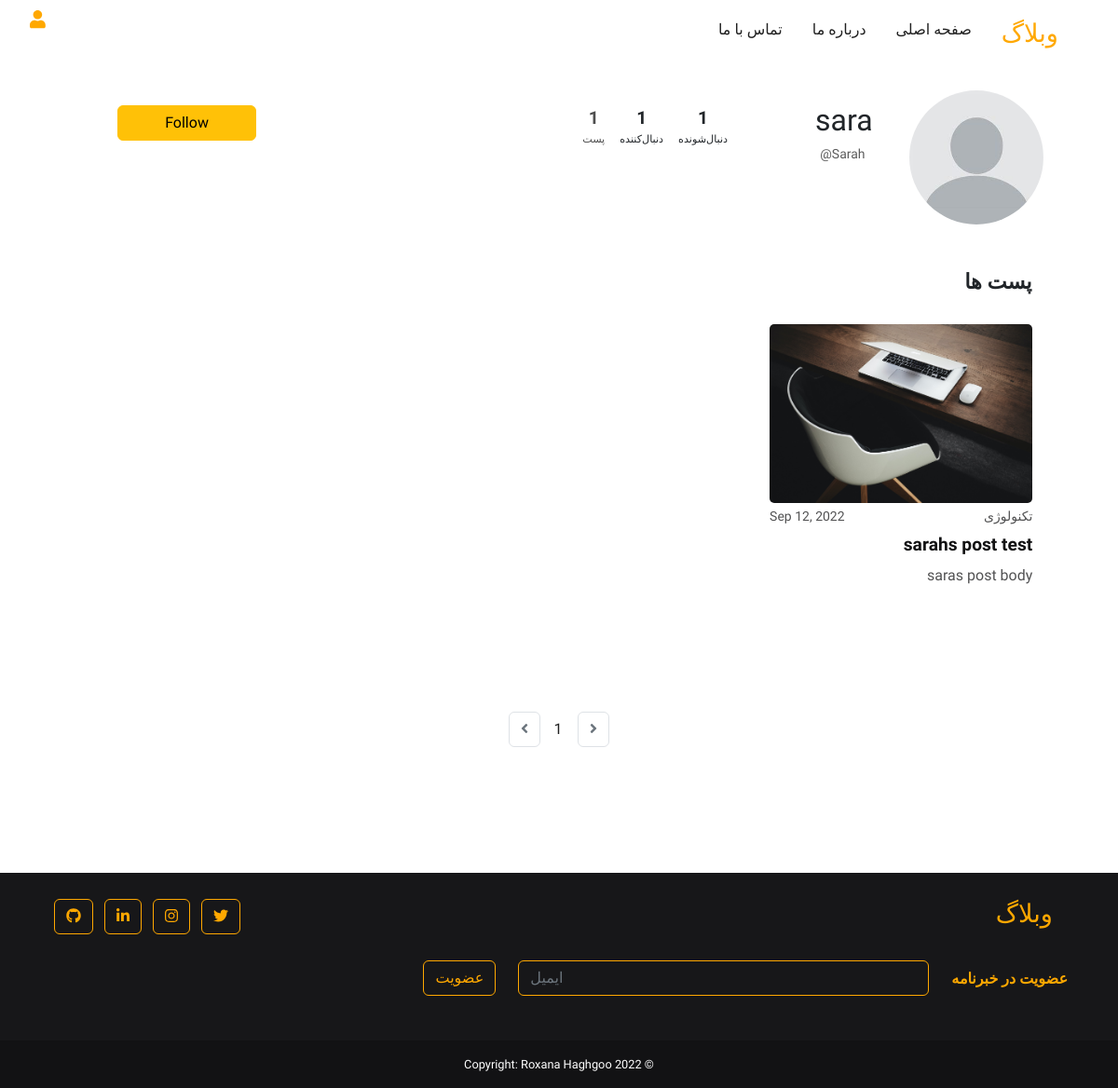
The page /profile/Sarah on the database as committed earlier.
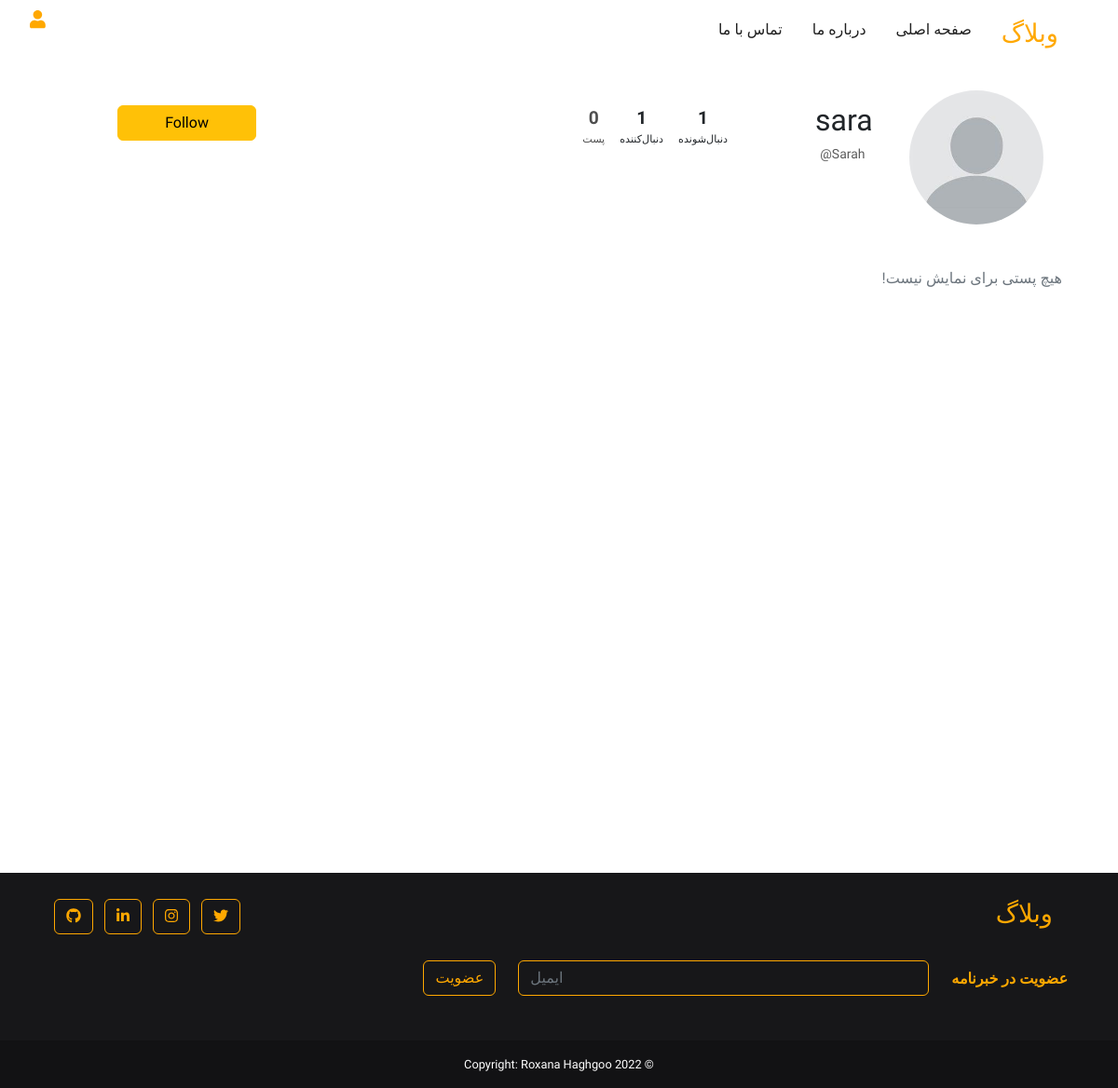
The same page on the database as committed later.
### Blog/models.py (models this page shows, shortened)
class Post(models.Model):
    CATEGORY = (
			('سفر', 'سفر'),
			('سرگرمی', 'سرگرمی'),
            ('تکنولوژی', 'تکنولوژی'),
            ('محیط زیست', 'محیط زیست'),
            ('زیبایی و پوشاک','زیبایی و پوشاک'),
            ('سلامتی','سلامتی'),
			)
    author = models.ForeignKey(User,
            on_delete=models.CASCADE,
            related_name='blog_posts')
    title = models.CharField(max_length=500)
    body = RichTextField(blank=True, null=True)
    date = models.DateTimeField(default = timezone.now)
    image = models.ImageField(upload_to ='uplodes',blank = False)
    category = models.CharField(max_length=200, choices=CATEGORY)
    likes = ManyToManyField(User, related_name='post_like', blank=True)

### Blog/views.py (the view)
# urls.py: path('profile/<str:pk>',views.user_profile, name='profile'),
def user_profile(request,pk):
    author = User.objects.get(username = pk)
    posts = Post.objects.filter(author = author).order_by('-date')
    followings = Followers.objects.get(user = author).another_user.all()
    followers = Followers.objects.filter(another_user = author)
    followers_id = Followers.objects.filter(another_user = author).values_list('user',flat='true')
    p = Paginator(posts, 6)
    page_number = request.GET.get('page')
    try:
        page_obj = p.get_page(page_number)
    except PageNotAnInteger:
        page_obj = p.page(1)
    except EmptyPage:
        page_obj = p.page(p.num_pages)
    return render(request, 'Blog/profile.html', {'page_obj': page_obj, 'user': author,
    'followings':followings, 'followers': followers, 'posts':posts, "followers_id" : followers_id  })

### Blog/models.py (called while the page is built)
    def __str__(self):
        return self.user.username

### Blog/templates/Blog/profile.html (shortened to what this page needs)
{% extends "Blog/index.html" %}
{% load static %}
{% block style %}
<link rel="stylesheet" href="{% static 'Blog/css/profile.css' %}" />
{% endblock %}
{% block contact %}
<div class="contant">
  <div class="profile-head me-1 px-3 mb-2">
    {% if user.profile.profile_pic %}
    <img class="profile-img" src="{{user.profile.profile_pic.url}}" alt="" />
    {% else %}
    <img class="profile-img" src="/media/uplodes/profiles/default-profile-pic.jpg" alt="" />
    {% endif %}
    <div class="user-info mt-3 row">
      <div class="top row">
        <div class="col-12 col-lg-3">
          <p class="name">{{user.first_name}} {{user.last_name}}</p>
          <small>{{user.username}}@</small>
        </div>
        <div class="counts mt-2 col-6 d-flex justify-content-start gap-2 gap-lg-3">
          <a  data-bs-toggle="modal" data-bs-target="#followingsModal"><span class="d-block">{{followings | length}}</span>دنبال‌شونده</a>
          <a  data-bs-toggle="modal" data-bs-target="#followersModal"><span class="d-block">{{followers | length}}</span>دنبال‌کننده</a>
          <p><span class="d-block">{{posts | length}}</span>پست</p>
        </div>
      </div>
      <p class="bio">{{user.profile.bio}}</p>
      <div class="profile-icons d-flex gap-2">
      </div>
    </div>
    <div class="buttons mt-4">
      {% if request.user == user %}
      <a class="logout-btn" href="{% url 'logout' %}"><i class="fas fa-sign-out-alt profile-icon mx-1"></i>خروج از حساب
      </a><br />
      <a class="edit-profile-btn" href="{% url 'profile_edit' %}"><i class="fas fa-pen profile-icon mx-1"></i>ویرایش
        پروفایل
      </a>
      <a class="new-post btn btn-warning w-100 my-2" href="{% url 'new_post' %}">پست جدید</a>
      {% else %}
          {% if not request.user.is_authenticated %}
            <a href="{% url 'login' %}" class="go_login btn btn-warning w-100">Follow</a>
          {% elif request.user.id in followers_id %}
          <a href="" class="unfollow-btn btn btn-warning w-100" id="{{ user.id }}" data-catid="{{ user.id }}">Unfollow</a>
          {% else %}
          <a href="" class="follow-btn btn btn-warning w-100" id="{{ user.id }}" data-catid="{{ user.id }}">Follow</a>
          {% endif %}
      {% endif %}
    </div>
  </div>
  <div class="users-posts my-5">
    {% if page_obj %}
    <h3 class="posts-top-text my-3">پست ها</h3>
    <div class="posts" id="posts">
      {% for post in page_obj.object_list %}
      <div class="post-section">
        <a class="post-link" href="{% url 'view_post' post.id %}">
          <img class="post-image-home" src="{{post.image.url}}" />
          <div class="date-cat">
            <small>{{post.category}}</small>
            <small>{{post.date | date:'M d, Y'}}</small>
          </div>
          <p class="title-home">{{post.title}}</p>
          <div class="post-body-home">
            <p>{{post.body | safe}}</p>
          </div>
        </a>
      </div>
      {% endfor %}
    </div>
    <nav class=" d-flex justify-content-center mb-3" aria-label="...">
      <ul class="pagination">
        {%if page_obj.has_next %}
      <li class=" page-item mx-2">
          <a href="?page={{page_obj.next_page_number}}" class="page-link"> <i class="fa fa-angle-right"></i></a>
        </li>
      {% else %}
      <li class="page-item disabled mx-2">
          <a class="page-link"><i class="fa fa-angle-right"></i></a>
        </li>
      {% endif %}
      <li class="page-item active my-auto mx-2" aria-current="page">
          {{page_obj.number}}
        </li>
        {%if page_obj.has_previous %}
        <li class="page-item mx-2">
            <a href="?page={{page_obj.previous_page_number}}" class="page-link"><i class="fa fa-angle-left"></i> </a>
          </li>
        {% else %}
        <li class="page-item disabled mx-2">
            <a class="page-link"><i class="fa fa-angle-left"></i> </a>
          </li>
        {% endif %}
      </ul>
    </nav>
    {% else %}
    <h5 class="text-secondary fs-6">هیچ پستی برای نمایش نیست!</h5>
    {% endif %}
  </div>
</div>
{% endblock %}

Rows that differ between the two databases and show on the page:
removed Post: image (picture), category "تکنولوژی", date "Sep 12, 2022", title "sarahs post test", body "saras post body"
Other text that changed with them:
{{ posts | length }}: "1" → "0"
{{ page_obj.number }}: "1" → (not shown)
text no longer shown: "پست ها"
text now shown: "هیچ پستی برای نمایش نیست!"
